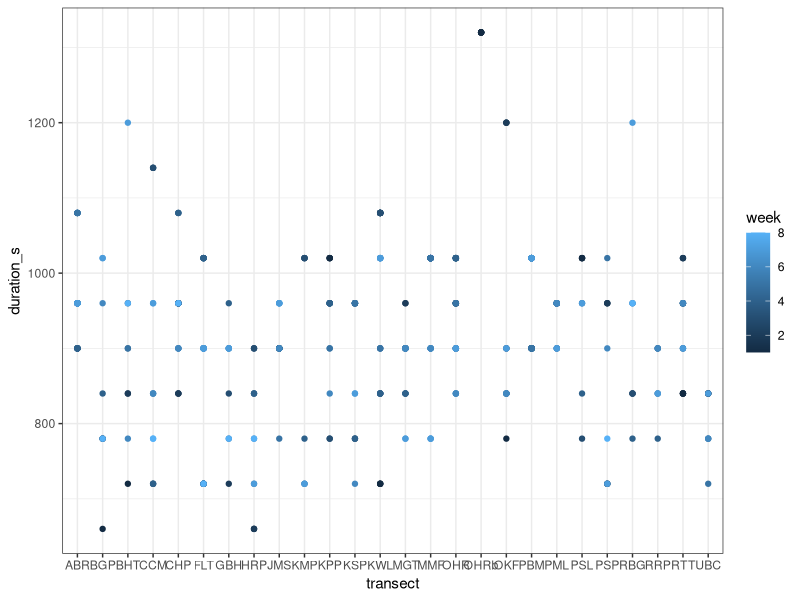

Here is the R script that generated this plot: (Note: this script raises an error after producing the figure.)
#### Filter and Cleaning Script ####
### Freya Innes
### 11/09/2026

# Open Packages
library(tidyverse)
#library()

#### READING IN DATA ####
setwd("~/Desktop/School/Graduate/BIMBY_2026_Field_Season")

butterflies_raw <- read_csv("Raw Data/BIMBY-field-work-butterfly-2026.csv")
flowers_raw <- read_csv("Raw Data/BIMBY-field-work-flowers-2026.csv")
nectar_raw <- read_csv("Raw Data/BIMBY-field-work-nectaring-2026.csv")

#### FILTER AND DOUBLE CHECK BUTTERFLY SURVEYS ####
butterflies_filtered <- butterflies_raw %>% # Making a filtered dataset
  #select(-starts_with("...")) %>% # Removes junk columns that come with download from Google Sheets
  mutate(temp_avg = (temp_beg + temp_end)/2,
         wind_avg = (wind_beg + wind_end)/2,
         duration_s = time_end - time_beg) %>% # Creates average temperature, average wind, and duration columns
  filter(wind_avg < 4,
         temp_avg >= 15,
         !(weather == "cloudy" & temp_avg < 18)) %>% # Filters for standardized butterfly conditions
  dplyr::select(month, day, week, observer, transect, lat, lon, elevation_m, time_beg, duration_s,
         temp_avg, wind_avg, air_quality, weather, family, genus, species, number) 

ggplot(butterflies_filtered, aes(x = transect, y = duration_s, colour = week)) +
  geom_point() +
  theme_bw() # checking time data is correctly inputted

#### FILTER AND DOUBLE CHECK FLORAL SURVEYS ####
# Add filter to remove plants that make nectar and don't make nectar

#### WRITING CLEANED DATA INTO FILE ####
write.csv(butterflies_filtered,"Clean Data/butterflies_clean.csv", row.names = FALSE)
write.csv(flowers_raw,"Clean Data/flowers_clean.csv", row.names = FALSE) # PLACE HOLDER SINCE THESE HAVE NOT BEEN CLEANED YET
write.csv(nectar_raw,"Clean Data/nectar_clean.csv", row.names = FALSE) # PLACE HOLDER SINCE THESE HAVE NOT BEEN CLEANED YET
